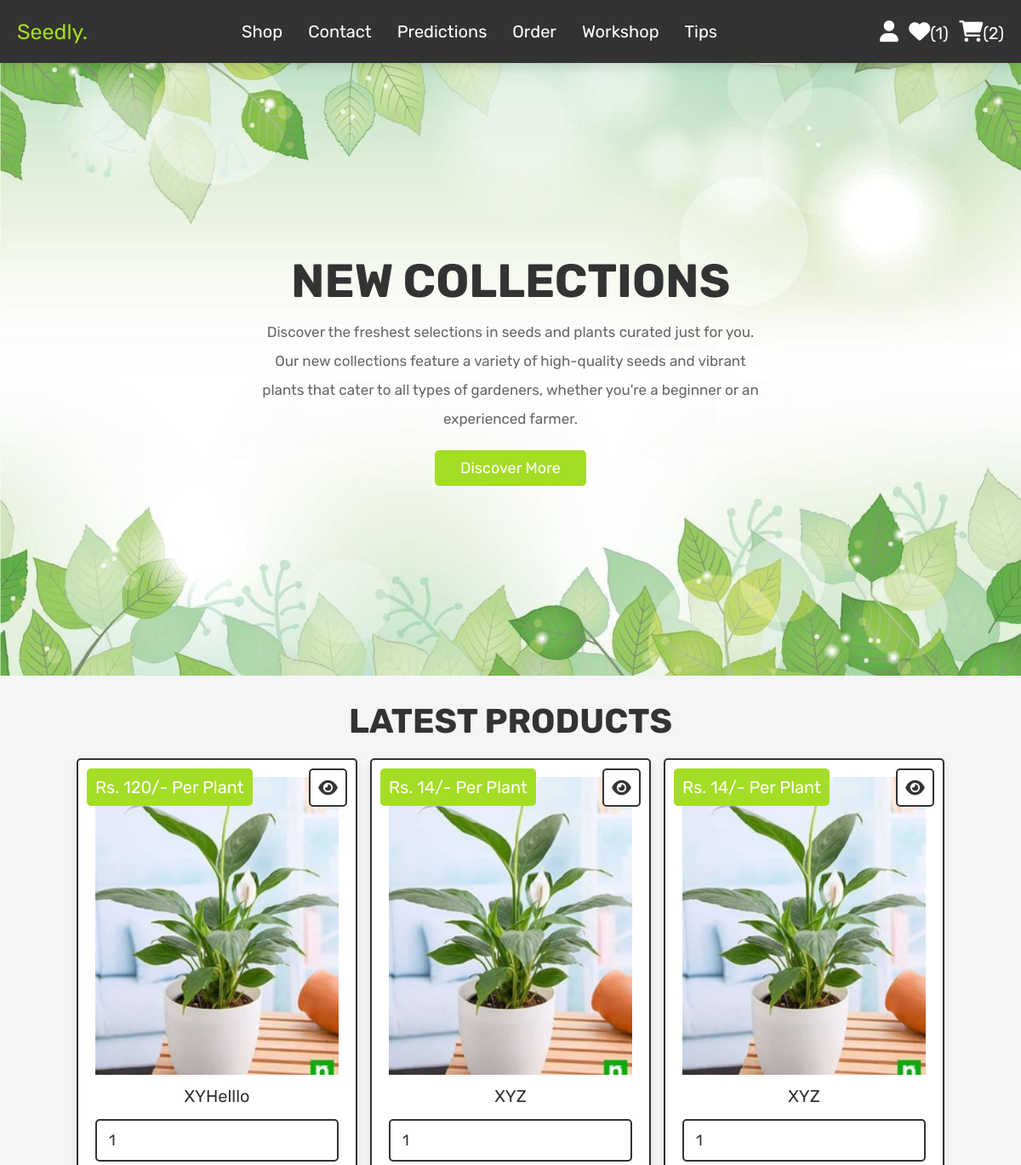
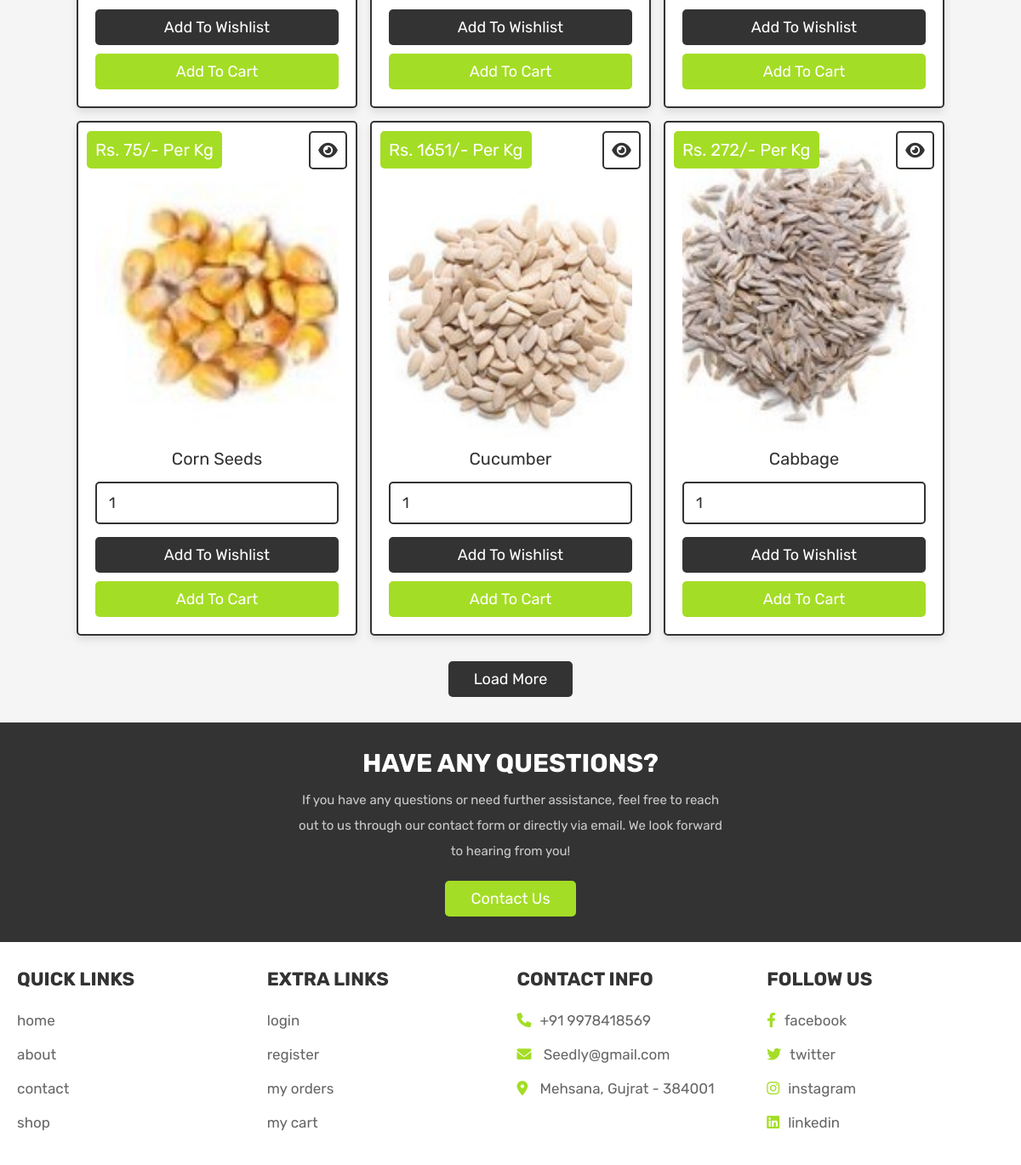
Screenshot of /home.php (signed in) with the database file from the repository (2 pictures, top to bottom).
### tables this page shows
CREATE TABLE `plants` (
  `id` int(100) NOT NULL,
  `name` varchar(100) NOT NULL,
  `details` varchar(500) NOT NULL,
  `price` int(100) NOT NULL,
  `image` varchar(100) NOT NULL
);

CREATE TABLE `seeds` (
  `id` int(100) NOT NULL,
  `name` varchar(100) NOT NULL,
  `details` varchar(500) NOT NULL,
  `price` int(100) NOT NULL,
  `image` varchar(100) NOT NULL
);

### home.php (the view, shortened to what this page needs)
<?php
@include 'config.php';
?>
<!DOCTYPE html>
<html lang="en">
<head>
   <link rel="stylesheet" href="https://cdnjs.cloudflare.com/ajax/libs/font-awesome/6.0.0/css/all.min.css">
   <link rel="stylesheet" href="css/style.css">
</head>
<body>
<?php @include 'header.php'; ?>
<section class="home">
   <div class="content">
      <h3>new collections</h3>
      <p>Discover the freshest selections in seeds and plants curated just for you. Our new collections feature a variety of high-quality seeds and vibrant plants that cater to all types of gardeners, whether you're a beginner or an experienced farmer.</p>
      <a href="about.php" class="btn">discover more</a>
   </div>
</section>
   <section class="products">
      <h1 class="title">latest products</h1>
      <div class="box-container">
         <?php
            $select_plants = mysqli_query($conn, "SELECT * FROM `plants` LIMIT 3") or die('query failed');
            if(mysqli_num_rows($select_plants) > 0){
               while($fetch_plants = mysqli_fetch_assoc($select_plants)){
         ?>
         <form action="" method="POST" class="box">
            <a href="view_page.php?pid=<?php echo $fetch_plants['id']; ?>&type=plants" class="fas fa-eye"></a>
            <div class="price">Rs. <?php echo $fetch_plants['price']; ?>/- Per Plant</div>
            <img src="uploaded_img/<?php echo $fetch_plants['image']; ?>" alt="" class="image">
            <div class="name"><?php echo $fetch_plants['name']; ?></div>
            <input type="number" name="product_quantity" value="1" min="0" class="qty">
            <input type="submit" value="add to wishlist" name="add_to_wishlist" class="option-btn">
            <input type="submit" value="add to cart" name="add_to_cart" class="btn">
         </form>
         <?php
               }
            }
            $select_seeds = mysqli_query($conn, "SELECT * FROM `seeds` LIMIT 3") or die('query failed');
            if(mysqli_num_rows($select_seeds) > 0){
               while($fetch_seeds = mysqli_fetch_assoc($select_seeds)){
         ?>
         <form action="" method="POST" class="box">
            <a href="view_page.php?pid=<?php echo $fetch_seeds['id']; ?>&type=seeds" class="fas fa-eye"></a>
            <div class="price">Rs. <?php echo $fetch_seeds['price']; ?>/- Per Kg</div>
            <img src="uploaded_img/<?php echo $fetch_seeds['image']; ?>" alt="" class="image">
            <div class="name"><?php echo $fetch_seeds['name']; ?></div>
            <input type="number" name="product_quantity" value="1" min="0" class="qty">
            <input type="submit" value="add to wishlist" name="add_to_wishlist" class="option-btn">
            <input type="submit" value="add to cart" name="add_to_cart" class="btn">
         </form>
         <?php
               }
            } else {
               echo '<p class="empty">no products added yet!</p>';
            }
         ?>
      </div>
      <div class="more-btn">
         <a href="shop.php" class="option-btn">load more</a>
      </div>
   </section>
<section class="home-contact">
   <div class="content">
      <h3>have any questions?</h3>
      <p>If you have any questions or need further assistance, feel free to reach out to us through our contact form or directly via email. We look forward to hearing from you!</p>
      <a href="contact.php" class="btn">contact us</a>
   </div>
</section>
<?php @include 'footer.php'; ?>
</body>
</html>

### css/style.css (style rules this page uses)
:root { --pink:#A4DD25; --red:#c0392b; --orange:#333; --black:#333; --white:#fff; --light-color:#666; --light-white:#ccc; --light-bg:#f5f5f5; --border:.2rem solid var(--black); --box-shadow:0 .5rem 1rem rgba(0,0,0,.1); }
* { font-family: 'Rubik', sans-serif; margin:0; padding:0; box-sizing: border-box; outline: none; border:none; text-decoration: none; transition:all .2s linear; }
html { font-size: 62.5%; overflow-x: hidden; scroll-behavior: smooth; scroll-padding-top: 6.5rem; }
body { background: var(--light-bg); }
section { padding:3rem 2rem; }
.btn, .delete-btn, .option-btn { display: inline-block; border-radius: .5rem; margin-top: 1rem; font-size: 1.8rem; color:var(--white); cursor: pointer; padding:1rem 3rem; text-transform: capitalize; }
.btn { background-color: var(--pink); }
.option-btn { background-color: var(--orange); }
.more-btn { margin-top: 2rem; text-align: center; }
.title { text-align: center; margin-bottom: 2rem; color:var(--black); text-transform: uppercase; font-size: 4rem; }
.home { min-height: 90vh; background:url(../images/img.jpg) no-repeat; background-size: cover; background-position: center; display: flex; align-items: center; justify-content: center; }
.home .content { text-align: center; }
.home .content h3 { text-transform: uppercase; color:var(--black); font-size: 5.5rem; }
.home .content p { max-width: 60rem; margin:1rem auto; line-height:2; font-size: 1.7rem; color:var(--light-color); }
.products .box-container { max-width: 1200px; margin:0 auto; display: grid; grid-template-columns: repeat(auto-fit, 33rem); gap:1.5rem; align-items: flex-start; justify-content: center; }
.products .box-container .box { background-color: var(--white); border:var(--border); box-shadow: var(--box-shadow); border-radius: .5rem; padding:2rem; text-align: center; position: relative; }
.products .box-container .box .image { height: 35rem; width: 100%; object-fit: cover; }
.products .box-container .box .fa-eye, .products .box-container .box .price { position: absolute; top:1rem; border-radius: .5rem; }
.products .box-container .box .price { font-size: 2rem; padding:1rem; background-color: var(--pink); color:var(--white); left:1rem; }
.products .box-container .box .fa-eye { right:1rem; height: 4.5rem; width: 4.5rem; line-height: 4.2rem; font-size: 2rem; background-color: var(--white); color:var(--black); border:var(--border); }
.products .box-container .box .name { margin:1rem; font-size: 2rem; color:var(--black); }
.products .box-container .box .qty { width: 100%; padding:1.2rem 1.4rem; font-size: 1.8rem; color:var(--black); border:var(--border); border-radius: .5rem; margin:.5rem 0; }
.products .box-container .box .btn, .products .box-container .box .option-btn { width: 100%; }
.home-contact { background-color: var(--black); text-align: center; }
.home-contact .content { max-width: 50rem; margin:0 auto; }
.home-contact .content h3 { text-transform: uppercase; color:var(--white); font-size: 3rem; }
.home-contact .content p { line-height: 2; font-size: 1.5rem; color:var(--light-white); padding:1rem 0; }

### rows the page displays
plants: price "120", image (picture), name "XYHelllo"
plants: price "14", image (picture), name "XYZ"
plants: price "14", image (picture), name "XYZ"
seeds: price "75", image (picture), name "Corn Seeds"
seeds: price "1651", image (picture), name "Cucumber"
seeds: price "272", image (picture), name "Cabbage"

### other values shown
$wishlist_num_rows "1"
$cart_num_rows "2"
